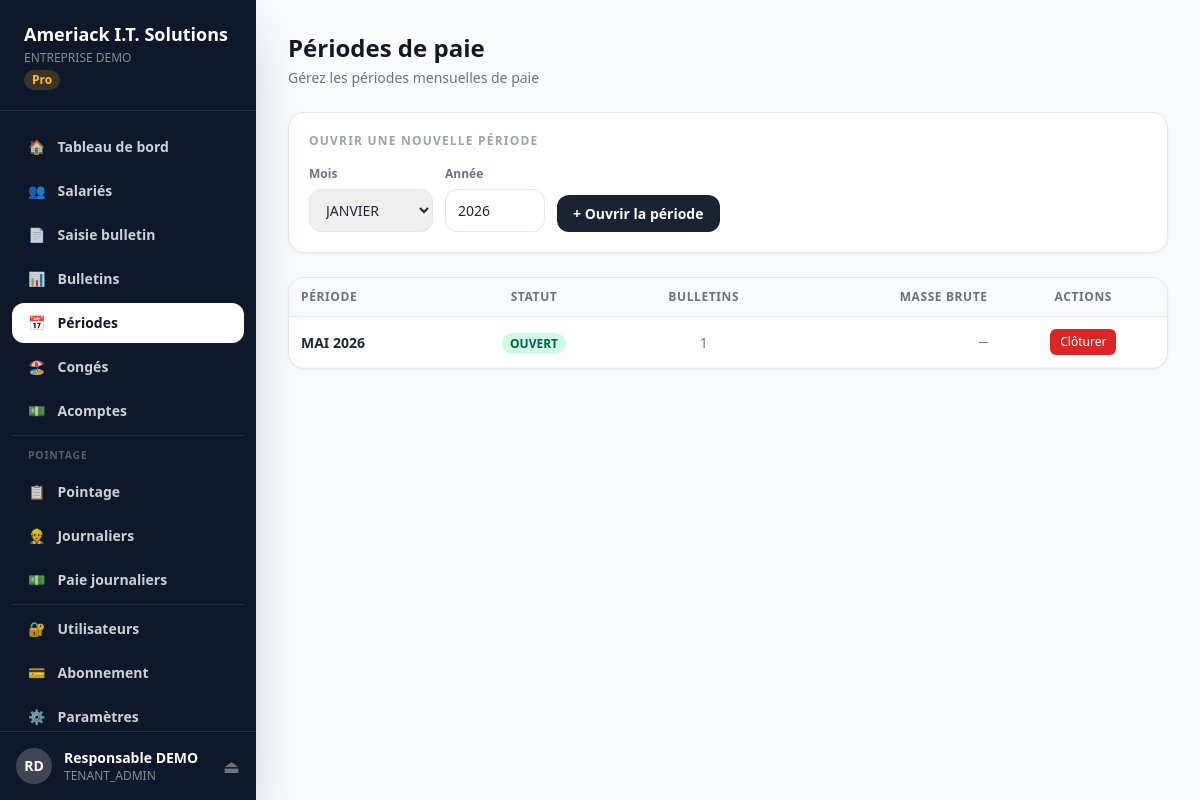
Screenshot of /periodes (signed in) with the database file from the repository.
### models.py (models this page shows, shortened)
class Tenant(db.Model):
    __tablename__ = "tenants"
    id               = db.Column(db.Integer, primary_key=True)
    slug             = db.Column(db.String(50), nullable=False, unique=True)   # ex: maentreprise
    denomination     = db.Column(db.String(200), nullable=False)
    sigle            = db.Column(db.String(50))
    activite         = db.Column(db.String(200))
    secteur          = db.Column(db.String(200))
    nif              = db.Column(db.String(50))
    numero_cnss      = db.Column(db.String(50))
    numero_cnamgs    = db.Column(db.String(50))
    adresse          = db.Column(db.String(300))
    boite_postale    = db.Column(db.String(20))
    telephone        = db.Column(db.String(20))
    ville            = db.Column(db.String(100), default="Libreville")
    region           = db.Column(db.String(100))
    pays             = db.Column(db.String(100), default="Gabon")
    plan_id          = db.Column(db.Integer, db.ForeignKey("plans.id"))
    statut           = db.Column(db.String(20), default="ACTIF")   # ACTIF, SUSPENDU, ESSAI
    date_inscription = db.Column(db.DateTime, default=datetime.utcnow)
    date_expiration  = db.Column(db.DateTime)
    token_api        = db.Column(db.String(64), unique=True)
    logo_url         = db.Column(db.String(500))
    utilisateurs  = db.relationship("Utilisateur", backref="tenant", lazy=True, foreign_keys="Utilisateur.tenant_id")
    salaries      = db.relationship("Salarie", backref="tenant", lazy=True)
    periodes      = db.relationship("PeriodePaie", backref="tenant", lazy=True)
    categories    = db.relationship("CategorieEmploi", backref="tenant", lazy=True)

class Plan(db.Model):
    __tablename__ = "plans"
    id               = db.Column(db.Integer, primary_key=True)
    code             = db.Column(db.String(20), nullable=False, unique=True)
    nom              = db.Column(db.String(100), nullable=False)
    prix_mensuel     = db.Column(db.Numeric(12,2), nullable=False)
    max_salaries     = db.Column(db.Integer)          # None = illimité
    max_utilisateurs = db.Column(db.Integer)
    description      = db.Column(db.Text)
    actif            = db.Column(db.Boolean, default=True)
    tenants = db.relationship("Tenant", backref="plan", lazy=True)

class Utilisateur(db.Model, UserMixin):
    __tablename__ = "utilisateurs"
    id                 = db.Column(db.Integer, primary_key=True)
    nom                = db.Column(db.String(100), nullable=False)
    prenom             = db.Column(db.String(100), nullable=False)
    email              = db.Column(db.String(200), nullable=False, unique=True)
    mot_de_passe_hash  = db.Column(db.String(256), nullable=False)
    role               = db.Column(db.String(30), default="GESTIONNAIRE")
    tenant_id          = db.Column(db.Integer, db.ForeignKey("tenants.id"), nullable=True)
    actif              = db.Column(db.Boolean, default=True)
    derniere_connexion = db.Column(db.DateTime)
    date_creation      = db.Column(db.DateTime, default=datetime.utcnow)
    @property
    def nom_complet(self): return f"{self.prenom} {self.nom}"
    @property
    def is_super_admin(self): return self.role == "SUPER_ADMIN"
    @property
    def is_tenant_admin(self): return self.role in ("SUPER_ADMIN","TENANT_ADMIN")

class PeriodePaie(db.Model):
    __tablename__ = "periodes_paie"
    id             = db.Column(db.Integer, primary_key=True)
    tenant_id      = db.Column(db.Integer, db.ForeignKey("tenants.id"), nullable=False)
    annee          = db.Column(db.Integer, nullable=False)
    mois           = db.Column(db.Integer, nullable=False)
    libelle_mois   = db.Column(db.String(20), nullable=False)
    trimestre      = db.Column(db.String(10))
    date_ouverture = db.Column(db.DateTime)
    date_cloture   = db.Column(db.DateTime)
    statut         = db.Column(db.String(20), default="OUVERT")
    bulletins = db.relationship("BulletinPaie", backref="periode", lazy=True)
    __table_args__ = (db.UniqueConstraint("tenant_id","annee","mois"),)
    MOIS_NOMS = ["","JANVIER","FÉVRIER","MARS","AVRIL","MAI","JUIN",
                 "JUILLET","AOÛT","SEPTEMBRE","OCTOBRE","NOVEMBRE","DÉCEMBRE"]
    @property
    def libelle_complet(self): return f"{self.libelle_mois} {self.annee}"

### app.py (the view)
@app.route("/periodes")
@login_required
def periodes():
    if current_user.is_super_admin: return redirect(url_for("admin_dashboard"))
    t=get_tenant()
    if not t: return redirect(url_for("login"))
    return render_template("tenant/periodes.html", tenant=t,
        periodes=PeriodePaie.query.filter_by(tenant_id=t.id).order_by(PeriodePaie.annee.desc(),PeriodePaie.mois.desc()).all(),
        now=datetime.now())

### app.py (called while the page is built)
@login_manager.user_loader
def load_user(uid): return Utilisateur.query.get(int(uid))

def get_tenant():
    if current_user.is_super_admin:
        return None
    return current_user.tenant

@app.context_processor
def inject_globals(): return {"now":datetime.now(),"enumerate":enumerate}

### templates/tenant/periodes.html (shortened to what this page needs)
{% extends "tenant/base.html" %}
{% block content %}
<div style="display:flex;align-items:center;justify-content:space-between;margin-bottom:1.5rem">
  <div>
    <h1 class="text-2xl font-black text-gray-900">Périodes de paie</h1>
    <p class="text-gray-500 text-sm mt-1">Gérez les périodes mensuelles de paie</p>
  </div>
</div>
<div class="card p-5 mb-6">
  <h2 class="text-xs font-bold text-gray-400 uppercase tracking-widest mb-4">Ouvrir une nouvelle période</h2>
  <form method="POST" action="/periodes/nouvelle" style="display:flex;gap:.75rem;align-items:flex-end">
    <div>
      <label style="display:block;font-size:.75rem;font-weight:700;color:#6b7280;margin-bottom:.375rem">Mois</label>
      <select name="mois" style="border:1px solid #e5e7eb;border-radius:.75rem;padding:.625rem .75rem;font-size:.875rem">
        {% for m in ['JANVIER','FEVRIER','MARS','AVRIL','MAI','JUIN','JUILLET','AOUT','SEPTEMBRE','OCTOBRE','NOVEMBRE','DECEMBRE'] %}
        <option value="{{ loop.index }}">{{ m }}</option>
        {% endfor %}
      </select>
    </div>
    <div>
      <label style="display:block;font-size:.75rem;font-weight:700;color:#6b7280;margin-bottom:.375rem">Année</label>
      <input type="number" name="annee" value="{{ now.year if now else 2026 }}" min="2020" max="2030"
        style="border:1px solid #e5e7eb;border-radius:.75rem;padding:.625rem .75rem;font-size:.875rem;width:100px"/>
    </div>
    <button type="submit" class="btn-primary">+ Ouvrir la période</button>
  </form>
</div>
<div class="card overflow-hidden">
  <table>
    <thead>
      <tr>
        <th>Période</th>
        <th style="text-align:center">Statut</th>
        <th style="text-align:center">Bulletins</th>
        <th style="text-align:right">Masse brute</th>
        <th style="text-align:center">Actions</th>
      </tr>
    </thead>
    <tbody>
      {% for p in periodes %}
      <tr>
        <td style="font-weight:700">{{ p.libelle_complet }}</td>
        <td style="text-align:center">
          <span class="badge-{{ p.statut|lower|replace('î','i')|replace('ô','o') }}">{{ p.statut }}</span>
        </td>
        <td style="text-align:center;color:#6b7280">
          {{ p.bulletins|length if p.bulletins else 0 }}
        </td>
        <td style="text-align:right;font-family:monospace;color:#6b7280">—</td>
        <td style="text-align:center">
          {% if p.statut == 'OUVERT' %}
          <form method="POST" action="/periodes/{{ p.id }}/cloturer" style="display:inline">
            <button type="submit"
              style="font-size:.75rem;background:#dc2626;color:white;padding:.25rem .625rem;border-radius:.375rem;border:none;cursor:pointer"
              onclick="return confirm('Clôturer cette période ?')">
              Clôturer
            </button>
          </form>
          {% else %}
          <span style="font-size:.75rem;color:#9ca3af">Clôturée</span>
          {% endif %}
        </td>
      </tr>
      {% endfor %}
    </tbody>
  </table>
</div>
{% endblock %}

### templates/tenant/base.html (shortened to what this page needs)
<!DOCTYPE html>
<html lang="fr">
<head>
  <script src="https://cdn.tailwindcss.com"></script>
</head>
<body class="bg-gray-50 text-gray-800">
<div class="flex min-h-screen">
  <aside class="w-64 bg-slate-900 text-white flex flex-col fixed h-full z-20 shadow-2xl">
    <div class="px-6 py-5 border-b border-white/10">
      <div class="text-lg font-black">Ameriack I.T. Solutions</div>
      <div class="text-xs text-white/50 mt-0.5 truncate">
        {% if tenant %}{{ tenant.denomination }}{% else %}Espace entreprise{% endif %}
      </div>
      {% if tenant and tenant.plan %}
      <span class="text-xs bg-amber-500/20 text-amber-400 px-2 py-0.5 rounded-full font-bold mt-1 inline-block">
        {{ tenant.plan.nom }}
      </span>
      {% endif %}
    </div>
    <nav class="flex-1 px-3 py-4 space-y-1 overflow-y-auto">
      {% set ep = request.endpoint %}
      <a href="/dashboard" class="flex items-center gap-3 px-4 py-2.5 rounded-xl text-sm font-semibold transition-all {{ 'bg-white text-slate-900' if ep=='dashboard' else 'text-white/80 hover:bg-white/10' }}">
        🏠 <span>Tableau de bord</span>
      </a>
      <a href="/salaries" class="flex items-center gap-3 px-4 py-2.5 rounded-xl text-sm font-semibold transition-all {{ 'bg-white text-slate-900' if 'salari' in ep else 'text-white/80 hover:bg-white/10' }}">
        👥 <span>Salariés</span>
      </a>
      <a href="/bulletins/saisie" class="flex items-center gap-3 px-4 py-2.5 rounded-xl text-sm font-semibold transition-all {{ 'bg-white text-slate-900' if ep=='bulletin_saisie' else 'text-white/80 hover:bg-white/10' }}">
        📄 <span>Saisie bulletin</span>
      </a>
      <a href="/bulletins" class="flex items-center gap-3 px-4 py-2.5 rounded-xl text-sm font-semibold transition-all {{ 'bg-white text-slate-900' if ep=='bulletins' else 'text-white/80 hover:bg-white/10' }}">
        📊 <span>Bulletins</span>
      </a>
      <a href="/periodes" class="flex items-center gap-3 px-4 py-2.5 rounded-xl text-sm font-semibold transition-all {{ 'bg-white text-slate-900' if ep=='periodes' else 'text-white/80 hover:bg-white/10' }}">
        📅 <span>Périodes</span>
      </a>
      <a href="/conges" class="flex items-center gap-3 px-4 py-2.5 rounded-xl text-sm font-semibold transition-all {{ 'bg-white text-slate-900' if 'conge' in ep else 'text-white/80 hover:bg-white/10' }}">
        🏖️ <span>Congés</span>
      </a>
      <a href="/acomptes" class="flex items-center gap-3 px-4 py-2.5 rounded-xl text-sm font-semibold transition-all {{ 'bg-white text-slate-900' if 'acompte' in ep else 'text-white/80 hover:bg-white/10' }}">
        💵 <span>Acomptes</span>
      </a>
      <div class="border-t border-white/10 my-2"></div>
      <p style="font-size:.65rem;font-weight:700;color:rgba(255,255,255,.3);text-transform:uppercase;letter-spacing:.08em;padding:.5rem 1rem .25rem">Pointage</p>
      <a href="/pointage" class="flex items-center gap-3 px-4 py-2.5 rounded-xl text-sm font-semibold transition-all {{ 'bg-white text-slate-900' if ep=='pointage' else 'text-white/80 hover:bg-white/10' }}">
        📋 <span>Pointage</span>
      </a>
      <a href="/journaliers" class="flex items-center gap-3 px-4 py-2.5 rounded-xl text-sm font-semibold transition-all {{ 'bg-white text-slate-900' if 'journalier' in ep else 'text-white/80 hover:bg-white/10' }}">
        👷 <span>Journaliers</span>
      </a>
      <a href="/journaliers/paie" class="flex items-center gap-3 px-4 py-2.5 rounded-xl text-sm font-semibold transition-all {{ 'bg-white text-slate-900' if 'journaliers_paie' in ep else 'text-white/80 hover:bg-white/10' }}">
        💵 <span>Paie journaliers</span>
      </a>
      <div class="border-t border-white/10 my-2"></div>
      {% if current_user.is_tenant_admin %}
      <a href="/utilisateurs" class="flex items-center gap-3 px-4 py-2.5 rounded-xl text-sm font-semibold transition-all {{ 'bg-white text-slate-900' if 'utilisateur' in ep else 'text-white/80 hover:bg-white/10' }}">
        🔐 <span>Utilisateurs</span>
      </a>
      {% endif %}
      <a href="/paiement" class="flex items-center gap-3 px-4 py-2.5 rounded-xl text-sm font-semibold transition-all {{ 'bg-white text-slate-900' if ep=='paiement' else 'text-white/80 hover:bg-white/10' }}">
        💳 <span>Abonnement</span>
      </a>
      <a href="/parametres" class="flex items-center gap-3 px-4 py-2.5 rounded-xl text-sm font-semibold transition-all {{ 'bg-white text-slate-900' if ep=='parametres' else 'text-white/80 hover:bg-white/10' }}">
        ⚙️ <span>Paramètres</span>
      </a>
    </nav>
    <div class="px-4 py-4 border-t border-white/10">
      <div class="flex items-center gap-3">
        <div class="w-9 h-9 rounded-full bg-white/20 flex items-center justify-center text-sm font-black flex-shrink-0">
          {{ current_user.prenom[0] }}{{ current_user.nom[0] }}
        </div>
        <div class="flex-1 min-w-0">
          <div class="text-sm font-bold truncate">{{ current_user.nom_complet }}</div>
          <div class="text-xs text-white/50">{{ current_user.role }}</div>
        </div>
        <a href="/logout" title="Déconnexion" class="text-white/40 hover:text-white text-lg">⏏</a>
      </div>
    </div>
  </aside>
  <main class="ml-64 flex-1 p-8 min-h-screen">
    {% block content %}{% endblock %}
  </main>
</div>
</body>
</html>

### templates/tenant/base.html (style rules this page uses)
body { font-family:'Segoe UI',system-ui,sans-serif }
.card { background:white;border-radius:1rem;border:1px solid #e5e7eb;box-shadow:0 1px 3px rgba(0,0,0,.06) }
.btn-primary { background:#1a2332;color:white;padding:.5rem 1rem;border-radius:.75rem;font-weight:700;font-size:.875rem;display:inline-block;cursor:pointer;border:none }
.badge-ouvert { background:#d1fae5;color:#065f46;font-size:.75rem;font-weight:700;padding:.125rem .5rem;border-radius:9999px }
table { width:100%;border-collapse:collapse }
th { background:#f9fafb;padding:.625rem .75rem;text-align:left;font-size:.75rem;font-weight:700;color:#6b7280;text-transform:uppercase;letter-spacing:.05em;border-bottom:1px solid #e5e7eb }
td { padding:.75rem;border-bottom:1px solid #f3f4f6;font-size:.875rem }

### rows the page displays
Tenant: denomination "ENTREPRISE DEMO"
Plan: plan.nom "Pro"
Utilisateur: prenom "R", nom "D", nom_complet "Responsable DEMO", role "TENANT_ADMIN"
PeriodePaie: libelle_complet "MAI 2026", statut "OUVERT", bulletins|length "1"

### other values shown
form field mois "JANVIER"
